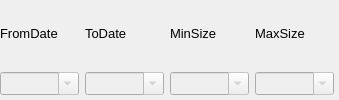
        <widget class="QWidget" name="exfilter_widget" native="true">
         <property name="enabled">
          <bool>true</bool>
         </property>
         <property name="maximumSize">
          <size>
           <width>420</width>
           <height>16777215</height>
          </size>
         </property>
         <property name="font">
          <font>
           <pointsize>10</pointsize>
          </font>
         </property>
         <layout class="QGridLayout" name="exfilter_G_Layout">
          <property name="leftMargin">
           <number>0</number>
          </property>
          <property name="topMargin">
           <number>0</number>
          </property>
          <property name="rightMargin">
           <number>5</number>
          </property>
          <property name="bottomMargin">
           <number>5</number>
          </property>
          <item row="1" column="1">
           <widget class="QComboBox" name="comboBox_ToDate">
            <property name="enabled">
             <bool>false</bool>
            </property>
            <property name="toolTip">
             <string>Don't copy files with timestamps newer than this specified date. read help.</string>
            </property>
            <property name="editable">
             <bool>true</bool>
            </property>
           </widget>
          </item>
          <item row="0" column="0">
           <widget class="QLabel" name="label_FromDate">
            <property name="font">
             <font>
              <pointsize>10</pointsize>
             </font>
            </property>
            <property name="text">
             <string>FromDate</string>
            </property>
           </widget>
          </item>
          <item row="0" column="1">
           <widget class="QLabel" name="label_ToDate">
            <property name="font">
             <font>
              <pointsize>10</pointsize>
             </font>
            </property>
            <property name="text">
             <string>ToDate</string>
            </property>
           </widget>
          </item>
          <item row="0" column="3">
           <widget class="QLabel" name="label_MaxSize">
            <property name="font">
             <font>
              <pointsize>10</pointsize>
             </font>
            </property>
            <property name="inputMethodHints">
             <set>Qt::ImhNone</set>
            </property>
            <property name="text">
             <string>MaxSize</string>
            </property>
           </widget>
          </item>
          <item row="0" column="2">
           <widget class="QLabel" name="label_MinSize">
            <property name="font">
             <font>
              <pointsize>10</pointsize>
             </font>
            </property>
            <property name="text">
             <string>MinSize</string>
            </property>
           </widget>
          </item>
          <item row="1" column="3">
           <widget class="QComboBox" name="comboBox_MaxSize">
            <property name="enabled">
             <bool>false</bool>
            </property>
            <property name="toolTip">
             <string>Don't copy the files with sizes bigger than specified size. read help.</string>
            </property>
            <property name="inputMethodHints">
             <set>Qt::ImhNone</set>
            </property>
            <property name="editable">
             <bool>true</bool>
            </property>
           </widget>
          </item>
          <item row="1" column="2">
           <widget class="QComboBox" name="comboBox_MinSize">
            <property name="enabled">
             <bool>false</bool>
            </property>
            <property name="toolTip">
             <string>Don't copy the files with sizes that are smaller than specified size. read help</string>
            </property>
            <property name="inputMethodHints">
             <set>Qt::ImhNone</set>
            </property>
            <property name="editable">
             <bool>true</bool>
            </property>
           </widget>
          </item>
          <item row="1" column="0">
           <widget class="QComboBox" name="comboBox_FromDate">
            <property name="enabled">
             <bool>false</bool>
            </property>
            <property name="toolTip">
             <string>Don't copy the files that timestamp are older than specified date. read help.</string>
            </property>
            <property name="editable">
             <bool>true</bool>
            </property>
            <property name="frame">
             <bool>true</bool>
            </property>
           </widget>
          </item>
         </layout>
        </widget>
